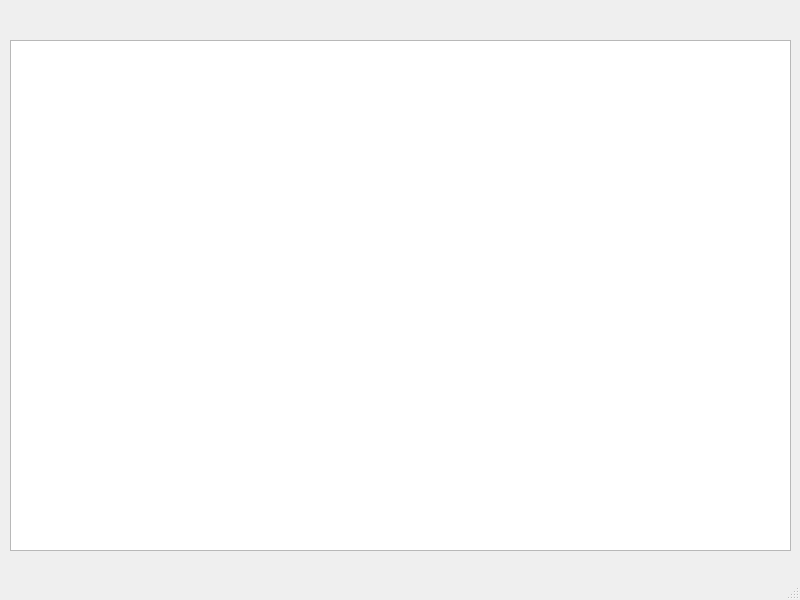
<?xml version="1.0" encoding="UTF-8"?>
<ui version="4.0">
 <class>MainWindow</class>
 <widget class="QMainWindow" name="MainWindow">
  <property name="geometry">
   <rect>
    <x>0</x>
    <y>0</y>
    <width>800</width>
    <height>600</height>
   </rect>
  </property>
  <property name="windowTitle">
   <string>MainWindow</string>
  </property>
  <widget class="QWidget" name="centralwidget">
   <widget class="QListView" name="lvFiles">
    <property name="geometry">
     <rect>
      <x>10</x>
      <y>40</y>
      <width>781</width>
      <height>511</height>
     </rect>
    </property>
   </widget>
  </widget>
  <widget class="QMenuBar" name="menubar">
   <property name="geometry">
    <rect>
     <x>0</x>
     <y>0</y>
     <width>800</width>
     <height>21</height>
    </rect>
   </property>
  </widget>
  <widget class="QStatusBar" name="statusbar"/>
 </widget>
 <resources/>
 <connections/>
</ui>
